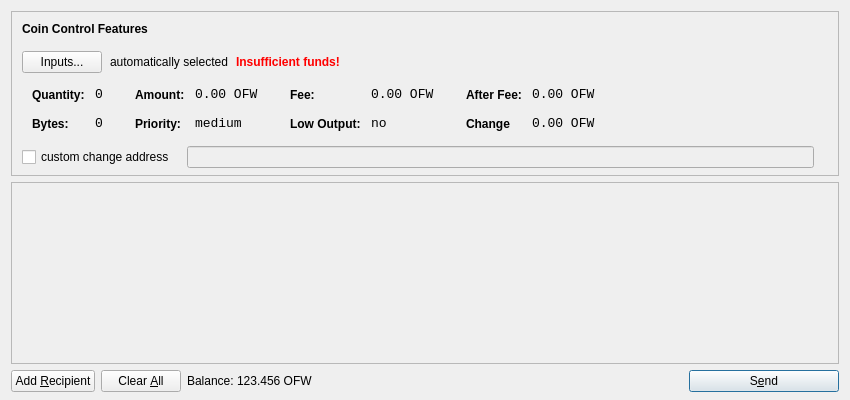
<?xml version="1.0" encoding="UTF-8"?>
<ui version="4.0">
 <class>SendCoinsDialog</class>
 <widget class="QDialog" name="SendCoinsDialog">
  <property name="geometry">
   <rect>
    <x>0</x>
    <y>0</y>
    <width>850</width>
    <height>400</height>
   </rect>
  </property>
  <property name="windowTitle">
   <string>Send Coins</string>
  </property>
  <layout class="QVBoxLayout" name="verticalLayout" stretch="0,1,0">
   <property name="bottomMargin">
    <number>8</number>
   </property>
   <item>
    <widget class="QFrame" name="frameCoinControl">
     <property name="sizePolicy">
      <sizepolicy hsizetype="Expanding" vsizetype="Expanding">
       <horstretch>0</horstretch>
       <verstretch>0</verstretch>
      </sizepolicy>
     </property>
     <property name="maximumSize">
      <size>
       <width>16777215</width>
       <height>16777215</height>
      </size>
     </property>
     <property name="frameShape">
      <enum>QFrame::StyledPanel</enum>
     </property>
     <property name="frameShadow">
      <enum>QFrame::Sunken</enum>
     </property>
     <layout class="QVBoxLayout" name="verticalLayoutCoinControl2">
      <property name="spacing">
       <number>6</number>
      </property>
      <property name="leftMargin">
       <number>0</number>
      </property>
      <property name="topMargin">
       <number>0</number>
      </property>
      <property name="rightMargin">
       <number>0</number>
      </property>
      <property name="bottomMargin">
       <number>6</number>
      </property>
      <item>
       <layout class="QVBoxLayout" name="verticalLayoutCoinControl" stretch="0,0,0,0,1">
        <property name="spacing">
         <number>0</number>
        </property>
        <property name="leftMargin">
         <number>10</number>
        </property>
        <property name="topMargin">
         <number>10</number>
        </property>
        <item>
         <layout class="QHBoxLayout" name="horizontalLayoutCoinControl1">
          <property name="bottomMargin">
           <number>15</number>
          </property>
          <item>
           <widget class="QLabel" name="labelCoinControlFeatures">
            <property name="sizePolicy">
             <sizepolicy hsizetype="Preferred" vsizetype="Maximum">
              <horstretch>0</horstretch>
              <verstretch>0</verstretch>
             </sizepolicy>
            </property>
            <property name="font">
             <font>
              <weight>75</weight>
              <bold>true</bold>
             </font>
            </property>
            <property name="styleSheet">
             <string notr="true">font-weight:bold;</string>
            </property>
            <property name="text">
             <string>Coin Control Features</string>
            </property>
           </widget>
          </item>
         </layout>
        </item>
        <item>
         <layout class="QHBoxLayout" name="horizontalLayoutCoinControl2" stretch="0,0,0,0">
          <property name="spacing">
           <number>8</number>
          </property>
          <property name="bottomMargin">
           <number>10</number>
          </property>
          <item>
           <widget class="QPushButton" name="pushButtonCoinControl">
            <property name="styleSheet">
             <string notr="true"/>
            </property>
            <property name="text">
             <string>Inputs...</string>
            </property>
           </widget>
          </item>
          <item>
           <widget class="QLabel" name="labelCoinControlAutomaticallySelected">
            <property name="text">
             <string>automatically selected</string>
            </property>
            <property name="margin">
             <number>5</number>
            </property>
           </widget>
          </item>
          <item>
           <widget class="QLabel" name="labelCoinControlInsuffFunds">
            <property name="font">
             <font>
              <weight>75</weight>
              <bold>true</bold>
             </font>
            </property>
            <property name="styleSheet">
             <string notr="true">color:red;font-weight:bold;</string>
            </property>
            <property name="text">
             <string>Insufficient funds!</string>
            </property>
            <property name="margin">
             <number>5</number>
            </property>
           </widget>
          </item>
          <item>
           <spacer name="horizontalSpacerCoinControl">
            <property name="orientation">
             <enum>Qt::Horizontal</enum>
            </property>
            <property name="sizeHint" stdset="0">
             <size>
              <width>40</width>
              <height>1</height>
             </size>
            </property>
           </spacer>
          </item>
         </layout>
        </item>
        <item>
         <widget class="QWidget" name="widgetCoinControl" native="true">
          <property name="sizePolicy">
           <sizepolicy hsizetype="Preferred" vsizetype="Preferred">
            <horstretch>0</horstretch>
            <verstretch>0</verstretch>
           </sizepolicy>
          </property>
          <property name="minimumSize">
           <size>
            <width>0</width>
            <height>0</height>
           </size>
          </property>
          <property name="styleSheet">
           <string notr="true"/>
          </property>
          <layout class="QHBoxLayout" name="horizontalLayoutCoinControl5">
           <property name="margin">
            <number>0</number>
           </property>
           <item>
            <layout class="QHBoxLayout" name="horizontalLayoutCoinControl3" stretch="0,0,0,1">
             <property name="spacing">
              <number>20</number>
             </property>
             <property name="topMargin">
              <number>0</number>
             </property>
             <property name="bottomMargin">
              <number>10</number>
             </property>
             <item>
              <layout class="QFormLayout" name="formLayoutCoinControl1">
               <property name="horizontalSpacing">
                <number>10</number>
               </property>
               <property name="verticalSpacing">
                <number>14</number>
               </property>
               <property name="leftMargin">
                <number>10</number>
               </property>
               <property name="topMargin">
                <number>4</number>
               </property>
               <property name="rightMargin">
                <number>6</number>
               </property>
               <item row="0" column="0">
                <widget class="QLabel" name="labelCoinControlQuantityText">
                 <property name="styleSheet">
                  <string notr="true">font-weight:bold;</string>
                 </property>
                 <property name="text">
                  <string>Quantity:</string>
                 </property>
                 <property name="margin">
                  <number>0</number>
                 </property>
                </widget>
               </item>
               <item row="0" column="1">
                <widget class="QLabel" name="labelCoinControlQuantity">
                 <property name="font">
                  <font>
                   <family>Monospace</family>
                   <pointsize>10</pointsize>
                  </font>
                 </property>
                 <property name="cursor">
                  <cursorShape>IBeamCursor</cursorShape>
                 </property>
                 <property name="contextMenuPolicy">
                  <enum>Qt::ActionsContextMenu</enum>
                 </property>
                 <property name="text">
                  <string>0</string>
                 </property>
                 <property name="margin">
                  <number>0</number>
                 </property>
                 <property name="textInteractionFlags">
                  <set>Qt::LinksAccessibleByMouse|Qt::TextSelectableByKeyboard|Qt::TextSelectableByMouse</set>
                 </property>
                </widget>
               </item>
               <item row="1" column="0">
                <widget class="QLabel" name="labelCoinControlBytesText">
                 <property name="styleSheet">
                  <string notr="true">font-weight:bold;</string>
                 </property>
                 <property name="text">
                  <string>Bytes:</string>
                 </property>
                </widget>
               </item>
               <item row="1" column="1">
                <widget class="QLabel" name="labelCoinControlBytes">
                 <property name="font">
                  <font>
                   <family>Monospace</family>
                   <pointsize>10</pointsize>
                  </font>
                 </property>
                 <property name="cursor">
                  <cursorShape>IBeamCursor</cursorShape>
                 </property>
                 <property name="contextMenuPolicy">
                  <enum>Qt::ActionsContextMenu</enum>
                 </property>
                 <property name="text">
                  <string>0</string>
                 </property>
                 <property name="textInteractionFlags">
                  <set>Qt::LinksAccessibleByMouse|Qt::TextSelectableByKeyboard|Qt::TextSelectableByMouse</set>
                 </property>
                </widget>
               </item>
              </layout>
             </item>
             <item>
              <layout class="QFormLayout" name="formLayoutCoinControl2">
               <property name="horizontalSpacing">
                <number>10</number>
               </property>
               <property name="verticalSpacing">
                <number>14</number>
               </property>
               <property name="leftMargin">
                <number>6</number>
               </property>
               <property name="topMargin">
                <number>4</number>
               </property>
               <property name="rightMargin">
                <number>6</number>
               </property>
               <item row="0" column="0">
                <widget class="QLabel" name="labelCoinControlAmountText">
                 <property name="styleSheet">
                  <string notr="true">font-weight:bold;</string>
                 </property>
                 <property name="text">
                  <string>Amount:</string>
                 </property>
                 <property name="margin">
                  <number>0</number>
                 </property>
                </widget>
               </item>
               <item row="0" column="1">
                <widget class="QLabel" name="labelCoinControlAmount">
                 <property name="font">
                  <font>
                   <family>Monospace</family>
                   <pointsize>10</pointsize>
                  </font>
                 </property>
                 <property name="cursor">
                  <cursorShape>IBeamCursor</cursorShape>
                 </property>
                 <property name="contextMenuPolicy">
                  <enum>Qt::ActionsContextMenu</enum>
                 </property>
                 <property name="text">
                  <string>0.00 OFW</string>
                 </property>
                 <property name="textInteractionFlags">
                  <set>Qt::LinksAccessibleByMouse|Qt::TextSelectableByKeyboard|Qt::TextSelectableByMouse</set>
                 </property>
                </widget>
               </item>
               <item row="1" column="0">
                <widget class="QLabel" name="labelCoinControlPriorityText">
                 <property name="styleSheet">
                  <string notr="true">font-weight:bold;</string>
                 </property>
                 <property name="text">
                  <string>Priority:</string>
                 </property>
                </widget>
               </item>
               <item row="1" column="1">
                <widget class="QLabel" name="labelCoinControlPriority">
                 <property name="font">
                  <font>
                   <family>Monospace</family>
                   <pointsize>10</pointsize>
                  </font>
                 </property>
                 <property name="cursor">
                  <cursorShape>IBeamCursor</cursorShape>
                 </property>
                 <property name="contextMenuPolicy">
                  <enum>Qt::ActionsContextMenu</enum>
                 </property>
                 <property name="text">
                  <string>medium</string>
                 </property>
                 <property name="textInteractionFlags">
                  <set>Qt::LinksAccessibleByMouse|Qt::TextSelectableByKeyboard|Qt::TextSelectableByMouse</set>
                 </property>
                </widget>
               </item>
              </layout>
             </item>
             <item>
              <layout class="QFormLayout" name="formLayoutCoinControl3">
               <property name="horizontalSpacing">
                <number>10</number>
               </property>
               <property name="verticalSpacing">
                <number>14</number>
               </property>
               <property name="leftMargin">
                <number>6</number>
               </property>
               <property name="topMargin">
                <number>4</number>
               </property>
               <property name="rightMargin">
                <number>6</number>
               </property>
               <item row="0" column="0">
                <widget class="QLabel" name="labelCoinControlFeeText">
                 <property name="styleSheet">
                  <string notr="true">font-weight:bold;</string>
                 </property>
                 <property name="text">
                  <string>Fee:</string>
                 </property>
                 <property name="margin">
                  <number>0</number>
                 </property>
                </widget>
               </item>
               <item row="0" column="1">
                <widget class="QLabel" name="labelCoinControlFee">
                 <property name="font">
                  <font>
                   <family>Monospace</family>
                   <pointsize>10</pointsize>
                  </font>
                 </property>
                 <property name="cursor">
                  <cursorShape>IBeamCursor</cursorShape>
                 </property>
                 <property name="contextMenuPolicy">
                  <enum>Qt::ActionsContextMenu</enum>
                 </property>
                 <property name="text">
                  <string>0.00 OFW</string>
                 </property>
                 <property name="textInteractionFlags">
                  <set>Qt::LinksAccessibleByMouse|Qt::TextSelectableByKeyboard|Qt::TextSelectableByMouse</set>
                 </property>
                </widget>
               </item>
               <item row="1" column="0">
                <widget class="QLabel" name="labelCoinControlLowOutputText">
                 <property name="styleSheet">
                  <string notr="true">font-weight:bold;</string>
                 </property>
                 <property name="text">
                  <string>Low Output:</string>
                 </property>
                </widget>
               </item>
               <item row="1" column="1">
                <widget class="QLabel" name="labelCoinControlLowOutput">
                 <property name="font">
                  <font>
                   <family>Monospace</family>
                   <pointsize>10</pointsize>
                  </font>
                 </property>
                 <property name="cursor">
                  <cursorShape>IBeamCursor</cursorShape>
                 </property>
                 <property name="contextMenuPolicy">
                  <enum>Qt::ActionsContextMenu</enum>
                 </property>
                 <property name="text">
                  <string>no</string>
                 </property>
                 <property name="textInteractionFlags">
                  <set>Qt::LinksAccessibleByMouse|Qt::TextSelectableByKeyboard|Qt::TextSelectableByMouse</set>
                 </property>
                </widget>
               </item>
              </layout>
             </item>
             <item>
              <layout class="QFormLayout" name="formLayoutCoinControl4">
               <property name="horizontalSpacing">
                <number>10</number>
               </property>
               <property name="verticalSpacing">
                <number>14</number>
               </property>
               <property name="leftMargin">
                <number>6</number>
               </property>
               <property name="topMargin">
                <number>4</number>
               </property>
               <property name="rightMargin">
                <number>6</number>
               </property>
               <item row="0" column="0">
                <widget class="QLabel" name="labelCoinControlAfterFeeText">
                 <property name="styleSheet">
                  <string notr="true">font-weight:bold;</string>
                 </property>
                 <property name="text">
                  <string>After Fee:</string>
                 </property>
                 <property name="margin">
                  <number>0</number>
                 </property>
                </widget>
               </item>
               <item row="0" column="1">
                <widget class="QLabel" name="labelCoinControlAfterFee">
                 <property name="font">
                  <font>
                   <family>Monospace</family>
                   <pointsize>10</pointsize>
                  </font>
                 </property>
                 <property name="cursor">
                  <cursorShape>IBeamCursor</cursorShape>
                 </property>
                 <property name="contextMenuPolicy">
                  <enum>Qt::ActionsContextMenu</enum>
                 </property>
                 <property name="text">
                  <string>0.00 OFW</string>
                 </property>
                 <property name="textInteractionFlags">
                  <set>Qt::LinksAccessibleByMouse|Qt::TextSelectableByKeyboard|Qt::TextSelectableByMouse</set>
                 </property>
                </widget>
               </item>
               <item row="1" column="0">
                <widget class="QLabel" name="labelCoinControlChangeText">
                 <property name="styleSheet">
                  <string notr="true">font-weight:bold;</string>
                 </property>
                 <property name="text">
                  <string>Change</string>
                 </property>
                </widget>
               </item>
               <item row="1" column="1">
                <widget class="QLabel" name="labelCoinControlChange">
                 <property name="font">
                  <font>
                   <family>Monospace</family>
                   <pointsize>10</pointsize>
                  </font>
                 </property>
                 <property name="cursor">
                  <cursorShape>IBeamCursor</cursorShape>
                 </property>
                 <property name="contextMenuPolicy">
                  <enum>Qt::ActionsContextMenu</enum>
                 </property>
                 <property name="text">
                  <string>0.00 OFW</string>
                 </property>
                 <property name="textInteractionFlags">
                  <set>Qt::LinksAccessibleByMouse|Qt::TextSelectableByKeyboard|Qt::TextSelectableByMouse</set>
                 </property>
                </widget>
               </item>
              </layout>
             </item>
            </layout>
           </item>
          </layout>
         </widget>
        </item>
        <item>
         <layout class="QHBoxLayout" name="horizontalLayoutCoinControl4" stretch="0,0,0">
          <property name="spacing">
           <number>12</number>
          </property>
          <property name="sizeConstraint">
           <enum>QLayout::SetDefaultConstraint</enum>
          </property>
          <property name="topMargin">
           <number>5</number>
          </property>
          <property name="rightMargin">
           <number>5</number>
          </property>
          <item>
           <widget class="QCheckBox" name="checkBoxCoinControlChange">
            <property name="text">
             <string>custom change address</string>
            </property>
           </widget>
          </item>
          <item>
           <widget class="QLineEdit" name="lineEditCoinControlChange">
            <property name="enabled">
             <bool>false</bool>
            </property>
            <property name="sizePolicy">
             <sizepolicy hsizetype="Expanding" vsizetype="Fixed">
              <horstretch>0</horstretch>
              <verstretch>0</verstretch>
             </sizepolicy>
            </property>
           </widget>
          </item>
          <item>
           <widget class="QLabel" name="labelCoinControlChangeLabel">
            <property name="sizePolicy">
             <sizepolicy hsizetype="Preferred" vsizetype="Expanding">
              <horstretch>0</horstretch>
              <verstretch>0</verstretch>
             </sizepolicy>
            </property>
            <property name="minimumSize">
             <size>
              <width>0</width>
              <height>0</height>
             </size>
            </property>
            <property name="text">
             <string/>
            </property>
            <property name="margin">
             <number>3</number>
            </property>
           </widget>
          </item>
         </layout>
        </item>
        <item>
         <spacer name="verticalSpacerCoinControl">
          <property name="orientation">
           <enum>Qt::Vertical</enum>
          </property>
          <property name="sizeHint" stdset="0">
           <size>
            <width>800</width>
            <height>1</height>
           </size>
          </property>
         </spacer>
        </item>
       </layout>
      </item>
     </layout>
    </widget>
   </item>
   <item>
    <widget class="QScrollArea" name="scrollArea">
     <property name="widgetResizable">
      <bool>true</bool>
     </property>
     <widget class="QWidget" name="scrollAreaWidgetContents">
      <property name="geometry">
       <rect>
        <x>0</x>
        <y>0</y>
        <width>830</width>
        <height>172</height>
       </rect>
      </property>
      <layout class="QVBoxLayout" name="verticalLayout_2">
       <property name="margin">
        <number>0</number>
       </property>
       <item>
        <layout class="QVBoxLayout" name="entries">
         <property name="spacing">
          <number>6</number>
         </property>
        </layout>
       </item>
       <item>
        <spacer name="verticalSpacer">
         <property name="orientation">
          <enum>Qt::Vertical</enum>
         </property>
         <property name="sizeHint" stdset="0">
          <size>
           <width>20</width>
           <height>40</height>
          </size>
         </property>
        </spacer>
       </item>
      </layout>
     </widget>
    </widget>
   </item>
   <item>
    <layout class="QHBoxLayout" name="horizontalLayout">
     <item>
      <widget class="QPushButton" name="addButton">
       <property name="toolTip">
        <string>Send to multiple recipients at once</string>
       </property>
       <property name="text">
        <string>Add &amp;Recipient</string>
       </property>
       <property name="icon">
        <iconset resource="../bitcoin.qrc">
         <normaloff>:/icons/add</normaloff>:/icons/add</iconset>
       </property>
       <property name="autoDefault">
        <bool>false</bool>
       </property>
      </widget>
     </item>
     <item>
      <widget class="QPushButton" name="clearButton">
       <property name="sizePolicy">
        <sizepolicy hsizetype="Minimum" vsizetype="Fixed">
         <horstretch>0</horstretch>
         <verstretch>0</verstretch>
        </sizepolicy>
       </property>
       <property name="toolTip">
        <string>Remove all transaction fields</string>
       </property>
       <property name="text">
        <string>Clear &amp;All</string>
       </property>
       <property name="icon">
        <iconset resource="../bitcoin.qrc">
         <normaloff>:/icons/remove</normaloff>:/icons/remove</iconset>
       </property>
       <property name="autoRepeatDelay">
        <number>300</number>
       </property>
       <property name="autoDefault">
        <bool>false</bool>
       </property>
      </widget>
     </item>
     <item>
      <layout class="QHBoxLayout" name="horizontalLayout_2">
       <property name="spacing">
        <number>3</number>
       </property>
       <item>
        <widget class="QLabel" name="label">
         <property name="sizePolicy">
          <sizepolicy hsizetype="Preferred" vsizetype="Fixed">
           <horstretch>0</horstretch>
           <verstretch>0</verstretch>
          </sizepolicy>
         </property>
         <property name="text">
          <string>Balance:</string>
         </property>
        </widget>
       </item>
       <item>
        <widget class="QLabel" name="labelBalance">
         <property name="sizePolicy">
          <sizepolicy hsizetype="Preferred" vsizetype="Fixed">
           <horstretch>0</horstretch>
           <verstretch>0</verstretch>
          </sizepolicy>
         </property>
         <property name="cursor">
          <cursorShape>IBeamCursor</cursorShape>
         </property>
         <property name="text">
          <string>123.456 OFW</string>
         </property>
         <property name="textInteractionFlags">
          <set>Qt::LinksAccessibleByMouse|Qt::TextSelectableByKeyboard|Qt::TextSelectableByMouse</set>
         </property>
        </widget>
       </item>
      </layout>
     </item>
     <item>
      <spacer name="horizontalSpacer">
       <property name="orientation">
        <enum>Qt::Horizontal</enum>
       </property>
       <property name="sizeHint" stdset="0">
        <size>
         <width>40</width>
         <height>20</height>
        </size>
       </property>
      </spacer>
     </item>
     <item>
      <widget class="QPushButton" name="sendButton">
       <property name="minimumSize">
        <size>
         <width>150</width>
         <height>0</height>
        </size>
       </property>
       <property name="toolTip">
        <string>Confirm the send action</string>
       </property>
       <property name="text">
        <string>S&amp;end</string>
       </property>
       <property name="icon">
        <iconset resource="../bitcoin.qrc">
         <normaloff>:/icons/send</normaloff>:/icons/send</iconset>
       </property>
       <property name="default">
        <bool>true</bool>
       </property>
      </widget>
     </item>
    </layout>
   </item>
  </layout>
 </widget>
 <resources>
  <include location="../bitcoin.qrc"/>
 </resources>
 <connections/>
</ui>
